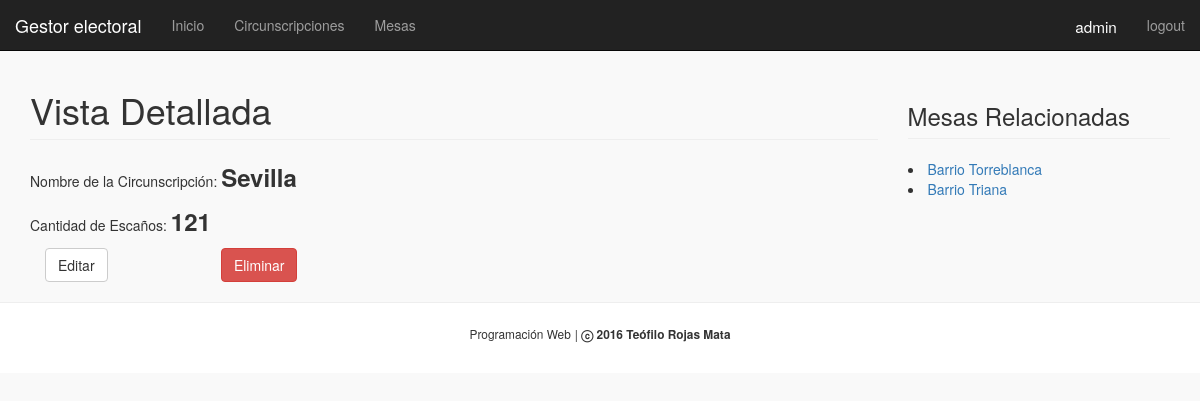
The page /eleccion/circunscripcion/vistaDetallada/2 (signed in) on the database its author committed.
### eleccion/models.py (models this page shows, shortened)
class Circunscripcion(models.Model):
	nombre = models.CharField(max_length = 144, default = "nombre")
	nEscanos = models.IntegerField(blank=True)
	class Meta:
		ordering = ['nombre']

class Mesa(models.Model):
	nombre = models.CharField(max_length = 144, default = "nombre")
	circunscripcion = models.ForeignKey(Circunscripcion)
	class Meta:
		ordering = ['circunscripcion', 'nombre']

### eleccion/views.py (the view)
# urls.py: url(r'^circunscripcion/vistaDetallada/(?P<pk>.*)$', views.CircunscripcionDetalle.as_view(), name='circunscripcion_detalle_url'),
class CircunscripcionDetalle(DetailView):
    model = Circunscripcion
    template_name = 'eleccion/vistaDetallada.html'
    def get_context_data(self, **kwargs):
        context = super(CircunscripcionDetalle, self).get_context_data(**kwargs)
        context['listadoMesas'] = Mesa.objects.filter(circunscripcion=self.kwargs['pk'])
        return context

### templates/eleccion/vistaDetallada.html
{% extends "eleccion/base.html" %}
    {% block content %}
    	<div class="row">
        	<div class="col-md-9">
				<h1 class="page-header">Vista Detallada</h1>
				<p>Nombre de la Circunscripción:  <strong style="font-size:24px"> {{ circunscripcion.nombre }}</strong></p>
				<p>Cantidad de Escaños:  <strong style="font-size:24px">{{ circunscripcion.nEscanos }} </strong></p>
  				<div class="col-md-4">
			    	{% if user.is_authenticated %}
						<a href="{% url 'editar_url' circunscripcion.id %}" class="btn btn-default">Editar</a>
						<a href="{% url 'eliminar_url' circunscripcion.id %}" class="btn btn-danger" style="float:right">Eliminar</a>
					{% endif %}
				</div>
			</div>
        	<div class="col-md-3">
				<h3 class="page-header" style="padding-top: 13px;">Mesas Relacionadas</h3>
				{% if listadoMesas%}
					{% for x in listadoMesas %}
					 	<li><a href ="{% url 'mesa_detalle_url' x.pk %}">{{x.nombre}}</a></li>
					{% endfor %}
				{% else %}
					<p>La circunscripción de {{circunscripcion.nombre}} por el momento no tiene mesas asociadas</p>
				{% endif %}
			</div>
		</div>
    {% endblock %}

### templates/eleccion/base.html (shortened to what this page needs)
<!DOCTYPE html>
{% load staticfiles %}
<html lang="es">
    <head>
        <link rel="stylesheet" href="{% static 'css/main.css' %}">
        <link rel="stylesheet" href="{% static 'bootstrap/css/bootstrap.css' %}">
    </head>
    <body>
    <nav class="navbar navbar-inverse navbar-fixed-top">
        <div class="navbar-header">
          <a class="navbar-brand" href="{% url 'index' %}">Gestor electoral</a>
        </div>
        <div id="navbar" class="collapse navbar-collapse">
          <ul class="nav navbar-nav">
            <li><a href="{% url 'index' %}">Inicio</a></li>
            <li><a href="{% url 'circunscripcion_url' %}">Circunscripciones</a></li>
            <li><a href="{% url 'mesa_url' %}">Mesas</a></li>
          </ul>
          <ul class="nav navbar-nav navbar-right">
               {% if user.is_authenticated %}
                    <li class="navbar-brand" style="color:white"><small>{{ user.username }}</small></li>
                    <li><a href="/eleccion/logout/">logout</a></li>
                {% else%}
                    <li class="navbar-brand" style="color:white"><small>Anónimo</small></li>
                    <li><a href="/eleccion/login/">login</a></li>
                {% endif %}
          </ul>
        </div>
    </nav>
        <div class="container">
          <div class="starter-template">
            {% block content %}
            {% endblock content %}
          </div>
        </div>
    </body>
    <footer>
        <hr>
        <p style="text-align: center;">
            <small>Programación Web</small>
            <small> | </small>
            <small><strong>ⓒ 2016 Teófilo Rojas Mata</strong></small>
        </p>
    </footer>
</html>

### static/css/main.css (style rules this page uses)
.container { padding-top: 50px; }
.navbar-right { margin-right: 0px !important; }
footer { background-color: white; padding-bottom: 20px; }
body { background-color: #f9f9f9 !important; }

### rows shown on the page
Circunscripcion: nombre "Sevilla", nEscanos "121"
Mesa: nombre "Barrio Torreblanca"
Mesa: nombre "Barrio Triana"

### other values the page prints
{{ user.username }} "admin"
